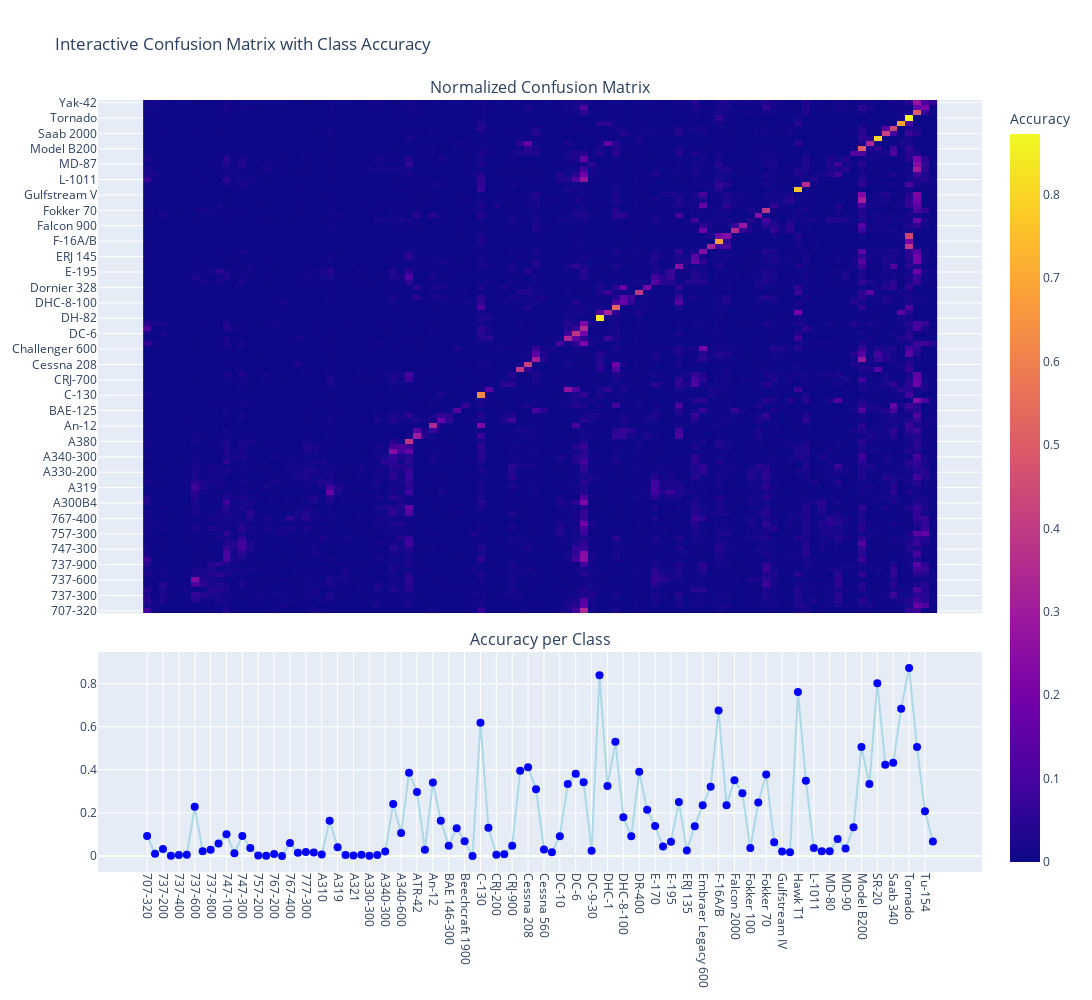

The notebook cell this image was saved under:
### Code cell
# Create heatmap using Plotly
heatmap = go.Heatmap(
    z=cm_normalized,
    x=class_names,
    y=class_names,
    colorscale='Plasma',
    colorbar=dict(title='Accuracy'),
    hovertemplate='Actual: %{y}<br>Predicted: %{x}<br>Accuracy: %{z:.2%}<extra></extra>'
)

# Create scatter plot (lollipop style) for class accuracy
scatter = go.Scatter(
    x=class_names,
    y=class_accuracy,
    mode='markers+lines',
    marker=dict(size=8, color='blue'),
    line=dict(color='lightblue'),
    name='Class Accuracy',
    hovertemplate='Class: %{x}<br>Accuracy: %{y:.2%}<extra></extra>'
)

# Create subplots with corrected keyword 'shared_xaxes'
fig = sub.make_subplots(
    rows=2, cols=1,
    row_heights=[0.7, 0.3],
    shared_xaxes=True,
    vertical_spacing=0.05,
    subplot_titles=("Normalized Confusion Matrix", "Accuracy per Class")
)

fig.add_trace(heatmap, row=1, col=1)
fig.add_trace(scatter, row=2, col=1)

fig.update_layout(
    height=1000,
    width=1200,
    title_text="Interactive Confusion Matrix with Class Accuracy",
    xaxis2=dict(tickangle=90),
    margin=dict(t=100)
)

fig.write_html("interactive_confusion_matrix.html")
print("Interactive confusion matrix with class accuracy saved as 'interactive_confusion_matrix.html'.")
fig.show()

### Figure 1 — Plotly figure (JSON) as saved in the notebook; plotly's stock layout.template omitted (floating-point values rounded to 4 significant figures; data arrays with more than 128 entries replaced by an {"elided": "..."} marker saying what was removed)
{"data": [{"colorbar": {"title": {"text": "Accuracy"}}, "colorscale": [[0, "#0d0887"], [0.1111, "#46039f"], [0.2222, "#7201a8"], [0.3333, "#9c179e"], [0.4444, "#bd3786"], [0.5556, "#d8576b"], [0.6667, "#ed7953"], [0.7778, "#fb9f3a"], [0.8889, "#fdca26"], [1, "#f0f921"]], "hovertemplate": "Actual: %{y}<br>Predicted: %{x}<br>Accuracy: %{z:.2%}<extra></extra>", "type": "heatmap", "x": ["707-320", "727-200", "737-200", "737-300", "737-400", "737-500", "737-600", "737-700", "737-800", "737-900", "747-100", "747-200", "747-300", "747-400", "757-200", "757-300", "767-200", "767-300", "767-400", "777-200", "777-300", "A300B4", "A310", "A318", "A319", "A320", "A321", "A330-200", "A330-300", "A340-200", "A340-300", "A340-500", "A340-600", "A380", "ATR-42", "ATR-72", "An-12", "BAE 146-200", "BAE 146-300", "BAE-125", "Beechcraft 1900", "Boeing 717", "C-130", "C-47", "CRJ-200", "CRJ-700", "CRJ-900", "Cessna 172", "Cessna 208", "Cessna 525", "Cessna 560", "Challenger 600", "DC-10", "DC-3", "DC-6", "DC-8", "DC-9-30", "DH-82", "DHC-1", "DHC-6", "DHC-8-100", "DHC-8-300", "DR-400", "Dornier 328", "E-170", "E-190", "E-195", "EMB-120", "ERJ 135", "ERJ 145", "Embraer Legacy 600", "Eurofighter Typhoon", "F-16A/B", "F/A-18", "Falcon 2000", "Falcon 900", "Fokker 100", "Fokker 50", "Fokker 70", "Global Express", "Gulfstream IV", "Gulfstream V", "Hawk T1", "Il-76", "L-1011", "MD-11", "MD-80", "MD-87", "MD-90", "Metroliner", "Model B200", "PA-28", "SR-20", "Saab 2000", "Saab 340", "Spitfire", "Tornado", "Tu-134", "Tu-154", "Yak-42"], "xaxis": "x", "y": ["707-320", "727-200", "737-200", "737-300", "737-400", "737-500", "737-600", "737-700", "737-800", "737-900", "747-100", "747-200", "747-300", "747-400", "757-200", "757-300", "767-200", "767-300", "767-400", "777-200", "777-300", "A300B4", "A310", "A318", "A319", "A320", "A321", "A330-200", "A330-300", "A340-200", "A340-300", "A340-500", "A340-600", "A380", "ATR-42", "ATR-72", "An-12", "BAE 146-200", "BAE 146-300", "BAE-125", "Beechcraft 1900", "Boeing 717", "C-130", "C-47", "CRJ-200", "CRJ-700", "CRJ-900", "Cessna 172", "Cessna 208", "Cessna 525", "Cessna 560", "Challenger 600", "DC-10", "DC-3", "DC-6", "DC-8", "DC-9-30", "DH-82", "DHC-1", "DHC-6", "DHC-8-100", "DHC-8-300", "DR-400", "Dornier 328", "E-170", "E-190", "E-195", "EMB-120", "ERJ 135", "ERJ 145", "Embraer Legacy 600", "Eurofighter Typhoon", "F-16A/B", "F/A-18", "Falcon 2000", "Falcon 900", "Fokker 100", "Fokker 50", "Fokker 70", "Global Express", "Gulfstream IV", "Gulfstream V", "Hawk T1", "Il-76", "L-1011", "MD-11", "MD-80", "MD-87", "MD-90", "Metroliner", "Model B200", "PA-28", "SR-20", "Saab 2000", "Saab 340", "Spitfire", "Tornado", "Tu-134", "Tu-154", "Yak-42"], "yaxis": "y", "z": {"elided": "100x100 float values"}}, {"hovertemplate": "Class: %{x}<br>Accuracy: %{y:.2%}<extra></extra>", "line": {"color": "lightblue"}, "marker": {"color": "blue", "size": 8}, "mode": "markers+lines", "name": "Class Accuracy", "type": "scatter", "x": ["707-320", "727-200", "737-200", "737-300", "737-400", "737-500", "737-600", "737-700", "737-800", "737-900", "747-100", "747-200", "747-300", "747-400", "757-200", "757-300", "767-200", "767-300", "767-400", "777-200", "777-300", "A300B4", "A310", "A318", "A319", "A320", "A321", "A330-200", "A330-300", "A340-200", "A340-300", "A340-500", "A340-600", "A380", "ATR-42", "ATR-72", "An-12", "BAE 146-200", "BAE 146-300", "BAE-125", "Beechcraft 1900", "Boeing 717", "C-130", "C-47", "CRJ-200", "CRJ-700", "CRJ-900", "Cessna 172", "Cessna 208", "Cessna 525", "Cessna 560", "Challenger 600", "DC-10", "DC-3", "DC-6", "DC-8", "DC-9-30", "DH-82", "DHC-1", "DHC-6", "DHC-8-100", "DHC-8-300", "DR-400", "Dornier 328", "E-170", "E-190", "E-195", "EMB-120", "ERJ 135", "ERJ 145", "Embraer Legacy 600", "Eurofighter Typhoon", "F-16A/B", "F/A-18", "Falcon 2000", "Falcon 900", "Fokker 100", "Fokker 50", "Fokker 70", "Global Express", "Gulfstream IV", "Gulfstream V", "Hawk T1", "Il-76", "L-1011", "MD-11", "MD-80", "MD-87", "MD-90", "Metroliner", "Model B200", "PA-28", "SR-20", "Saab 2000", "Saab 340", "Spitfire", "Tornado", "Tu-134", "Tu-154", "Yak-42"], "xaxis": "x2", "y": [0.09324, 0.01018, 0.03263, 0.001166, 0.004525, 0.005828, 0.2284, 0.02262, 0.02914, 0.05828, 0.1007, 0.01282, 0.09324, 0.03733, 0.002331, 0.001166, 0.00905, 0.0, 0.06061, 0.01471, 0.01865, 0.01632, 0.006787, 0.1632, 0.04079, 0.004525, 0.002331, 0.005828, 0.001131, 0.004662, 0.02098, 0.241, 0.1072, 0.3869, 0.2975, 0.02914, 0.3415, 0.164, 0.04779, 0.1294, 0.069, 0.0, 0.6189, 0.1312, 0.005828, 0.008159, 0.04751, 0.3963, 0.4126, 0.31, 0.0303, 0.01748, 0.09163, 0.3345, 0.3823, 0.3428, 0.02448, 0.8392, 0.3247, 0.5303, 0.1795, 0.09163, 0.3916, 0.2145, 0.1391, 0.04429, 0.06643, 0.2511, 0.02564, 0.1387, 0.2353, 0.3217, 0.676, 0.2353, 0.352, 0.2914, 0.03733, 0.2483, 0.3788, 0.06335, 0.02098, 0.01748, 0.7613, 0.3497, 0.0373, 0.02262, 0.02214, 0.07925, 0.03507, 0.134, 0.5058, 0.3337, 0.8019, 0.4242, 0.4333, 0.6841, 0.873, 0.5057, 0.2075, 0.0676], "yaxis": "y2"}], "layout": {"annotations": [{"font": {"size": 16}, "showarrow": false, "text": "Normalized Confusion Matrix", "x": 0.5, "xanchor": "center", "xref": "paper", "y": 1.0, "yanchor": "bottom", "yref": "paper"}, {"font": {"size": 16}, "showarrow": false, "text": "Accuracy per Class", "x": 0.5, "xanchor": "center", "xref": "paper", "y": 0.285, "yanchor": "bottom", "yref": "paper"}], "height": 1000, "margin": {"t": 100}, "title": {"text": "Interactive Confusion Matrix with Class Accuracy"}, "width": 1200, "xaxis": {"anchor": "y", "domain": [0, 1], "matches": "x2", "showticklabels": false}, "xaxis2": {"anchor": "y2", "domain": [0, 1], "tickangle": 90}, "yaxis": {"anchor": "x", "domain": [0.335, 1.0]}, "yaxis2": {"anchor": "x2", "domain": [0, 0.285]}}}
